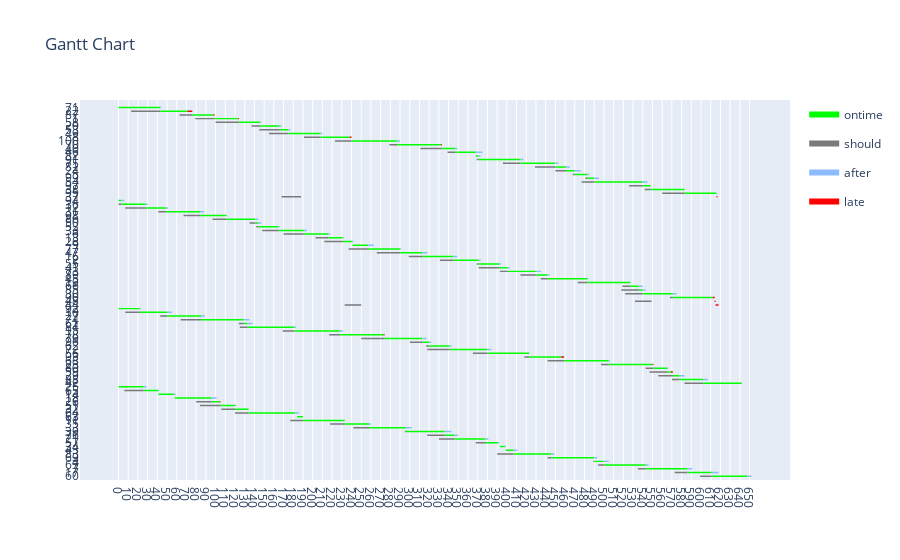

This figure's notebook cell:
### Code cell
plot_result('./input/mb/n100.txt', './output/mb/z100.txt')

### Figure 1 — Plotly figure (JSON) as saved in the notebook; plotly's stock layout.template omitted (floating-point values rounded to 4 significant figures; data arrays with more than 128 entries replaced by an {"elided": "..."} marker saying what was removed)
{"data": [{"fill": "toself", "fillcolor": "rgb(0, 255, 0)", "hoverinfo": "name", "legendgroup": "rgb(0, 255, 0)", "mode": "none", "name": "ontime", "type": "scatter", "x": {"elided": "484 int values"}, "y": {"elided": "484 float values"}}, {"fill": "toself", "fillcolor": "rgb(122, 122, 122)", "hoverinfo": "name", "legendgroup": "rgb(122, 122, 122)", "mode": "none", "name": "should", "type": "scatter", "x": {"elided": "499 int values"}, "y": {"elided": "499 float values"}}, {"fill": "toself", "fillcolor": "rgb(141, 188, 254)", "hoverinfo": "name", "legendgroup": "rgb(141, 188, 254)", "mode": "none", "name": "after", "type": "scatter", "x": {"elided": "429 int values"}, "y": {"elided": "429 float values"}}, {"fill": "toself", "fillcolor": "rgb(255, 0, 0)", "hoverinfo": "name", "legendgroup": "rgb(255, 0, 0)", "mode": "none", "name": "late", "type": "scatter", "x": [71, 76, 76, 71, 71, 98, 99, 99, 98, 98, 123, 124, 124, 123, 123, 238, 240, 240, 238, 238, 332, 333, 333, 332, 332, 616, 617, 617, 616, 616, 612, 614, 614, 612, 612, 614, 615, 615, 614, 614, 615, 618, 618, 615, 615, 273, 274, 274, 273, 273, 456, 459, 459, 456, 456, 550, 551, 551, 550, 550, 569, 571, 571, 569, 569, 104, 105, 105, 104], "y": [97.8, 97.8, 98.2, 98.2, null, 96.8, 96.8, 97.2, 97.2, null, 95.8, 95.8, 96.2, 96.2, null, 90.8, 90.8, 91.2, 91.2, null, 88.8, 88.8, 89.2, 89.2, null, 74.8, 74.8, 75.2, 75.2, null, 47.8, 47.8, 48.2, 48.2, null, 46.8, 46.8, 47.2, 47.2, null, 45.8, 45.8, 46.2, 46.2, null, 37.8, 37.8, 38.2, 38.2, null, 31.8, 31.8, 32.2, 32.2, null, 29.8, 29.8, 30.2, 30.2, null, 27.8, 27.8, 28.2, 28.2, null, 19.8, 19.8, 20.2, 20.2]}, {"legendgroup": "rgb(0, 255, 0)", "marker": {"color": "rgb(0, 255, 0)", "opacity": 0, "size": 1}, "mode": "markers", "name": "", "showlegend": false, "text": {"elided": "194 null values"}, "type": "scatter", "x": {"elided": "194 int values"}, "y": {"elided": "194 int values"}}, {"legendgroup": "rgb(122, 122, 122)", "marker": {"color": "rgb(122, 122, 122)", "opacity": 0, "size": 1}, "mode": "markers", "name": "", "showlegend": false, "text": {"elided": "200 null values"}, "type": "scatter", "x": {"elided": "200 int values"}, "y": {"elided": "200 int values"}}, {"legendgroup": "rgb(141, 188, 254)", "marker": {"color": "rgb(141, 188, 254)", "opacity": 0, "size": 1}, "mode": "markers", "name": "", "showlegend": false, "text": {"elided": "172 null values"}, "type": "scatter", "x": {"elided": "172 int values"}, "y": {"elided": "172 int values"}}, {"legendgroup": "rgb(255, 0, 0)", "marker": {"color": "rgb(255, 0, 0)", "opacity": 0, "size": 1}, "mode": "markers", "name": "", "showlegend": false, "text": [null, null, null, null, null, null, null, null, null, null, null, null, null, null, null, null, null, null, null, null, null, null, null, null, null, null, null, null], "type": "scatter", "x": [71, 76, 98, 99, 123, 124, 238, 240, 332, 333, 616, 617, 612, 614, 614, 615, 615, 618, 273, 274, 456, 459, 550, 551, 569, 571, 104, 105], "y": [98, 98, 97, 97, 96, 96, 91, 91, 89, 89, 75, 75, 48, 48, 47, 47, 46, 46, 38, 38, 32, 32, 30, 30, 28, 28, 20, 20]}], "layout": {"autosize": true, "hovermode": "closest", "showlegend": true, "title": {"text": "Gantt Chart"}, "xaxis": {"autorange": true, "range": [-38.36, 690.4], "showgrid": true, "tickformat": "%L", "ticktext": [0, 10, 20, 30, 40, 50, 60, 70, 80, 90, 100, 110, 120, 130, 140, 150, 160, 170, 180, 190, 200, 210, 220, 230, 240, 250, 260, 270, 280, 290, 300, 310, 320, 330, 340, 350, 360, 370, 380, 390, 400, 410, 420, 430, 440, 450, 460, 470, 480, 490, 500, 510, 520, 530, 540, 550, 560, 570, 580, 590, 600, 610, 620, 630, 640, 650], "tickvals": [0, 10, 20, 30, 40, 50, 60, 70, 80, 90, 100, 110, 120, 130, 140, 150, 160, 170, 180, 190, 200, 210, 220, 230, 240, 250, 260, 270, 280, 290, 300, 310, 320, 330, 340, 350, 360, 370, 380, 390, 400, 410, 420, 430, 440, 450, 460, 470, 480, 490, 500, 510, 520, 530, 540, 550, 560, 570, 580, 590, 600, 610, 620, 630, 640, 650], "type": "linear", "zeroline": false}, "yaxis": {"autorange": false, "range": [-1, 101], "showgrid": false, "ticktext": ["60", "17", "7", "67", "4", "69", "83", "43", "34", "57", "21", "76", "39", "3", "35", "11", "63", "64", "32", "51", "26", "18", "14", "65", "25", "42", "88", "29", "59", "80", "23", "68", "93", "56", "72", "62", "96", "79", "78", "15", "84", "61", "74", "27", "10", "92", "44", "48", "90", "30", "85", "66", "19", "45", "89", "73", "41", "55", "2", "16", "47", "77", "9", "28", "13", "6", "33", "52", "50", "86", "98", "31", "12", "36", "94", "37", "95", "38", "97", "54", "99", "5", "24", "81", "75", "91", "82", "46", "40", "70", "100", "8", "49", "53", "20", "58", "1", "87", "22", "71"], "tickvals": [0, 1, 2, 3, 4, 5, 6, 7, 8, 9, 10, 11, 12, 13, 14, 15, 16, 17, 18, 19, 20, 21, 22, 23, 24, 25, 26, 27, 28, 29, 30, 31, 32, 33, 34, 35, 36, 37, 38, 39, 40, 41, 42, 43, 44, 45, 46, 47, 48, 49, 50, 51, 52, 53, 54, 55, 56, 57, 58, 59, 60, 61, 62, 63, 64, 65, 66, 67, 68, 69, 70, 71, 72, 73, 74, 75, 76, 77, 78, 79, 80, 81, 82, 83, 84, 85, 86, 87, 88, 89, 90, 91, 92, 93, 94, 95, 96, 97, 98, 99], "type": "linear", "zeroline": false}}}
